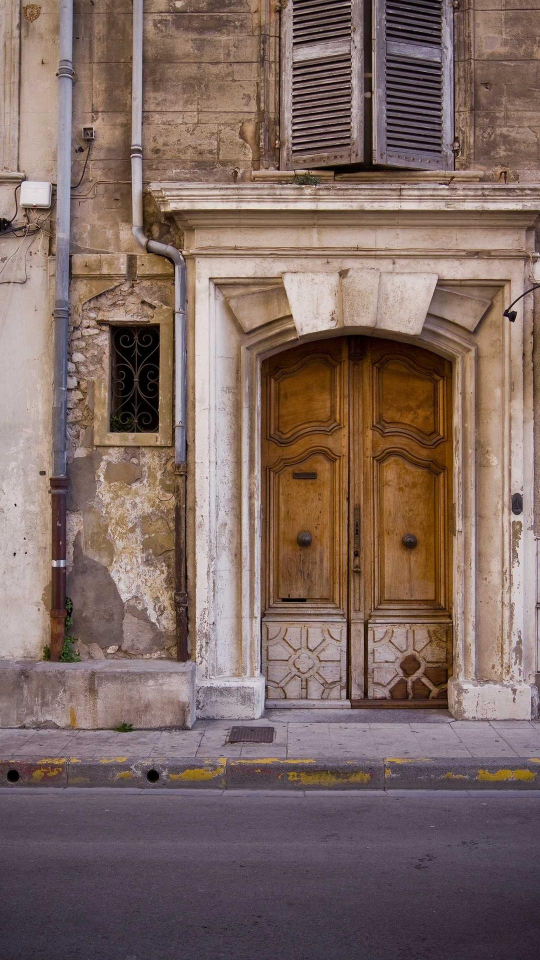
#> input picture assets/cache/picsum_558.jpg, 1080 x 1920 px (shown at 1/2 size)
$ python -i thumbnail.py   (imports and definitions only)   (older library calls are emulated)
#> lines starting #> are read from the running program, lines starting #| are printed output that depends on the picture
### config.py
"""
config.py - Sovereign AI Pipeline Configuration
=================================================
Central configuration for the entire pipeline.
Loads secrets from .env and defines all path constants.
"""

import os
from pathlib import Path
from dotenv import load_dotenv


# ── Load Environment Variables ───────────────────
load_dotenv()

# ── API Keys ─────────────────────────────────────
GOOGLE_API_KEY = os.getenv("GOOGLE_API_KEY", "")
OPENAI_API_KEY = os.getenv("OPENAI_API_KEY", "")
OPENAI_BASE_URL = os.getenv("OPENAI_BASE_URL", "https://api.openai.com/v1")  # LM Studio: http://localhost:1234/v1
LLM_MODEL = os.getenv("LLM_MODEL", "gemini-1.5-flash")  # or "gpt-4o-mini", local model name, etc.
LLM_PROVIDER = os.getenv("LLM_PROVIDER", "gemini")  # "gemini" | "openai"

# Social Media Distribution
AYRSHARE_API_KEY = os.getenv("AYRSHARE_API_KEY", "")
PEXELS_API_KEY = os.getenv("PEXELS_API_KEY", "")
PIXABAY_API_KEY = os.getenv("PIXABAY_API_KEY", "")

# ── Paths ────────────────────────────────────────
BASE_DIR = Path(__file__).resolve().parent
SRC_DIR = BASE_DIR / "src"

# Data paths
DATA_DIR = BASE_DIR / "data"
RAW_DIR = DATA_DIR / "raw"
PROCESSED_DIR = DATA_DIR / "processed"
TEMP_DIR = DATA_DIR / "temp"

# Asset paths
ASSETS_DIR = BASE_DIR / "assets"
FONTS_DIR = ASSETS_DIR / "fonts"
MUSIC_DIR = ASSETS_DIR / "music"
BROLL_DIR = ASSETS_DIR / "broll"
BROLL_INDEX_DIR = ASSETS_DIR / "broll_index"
LUT_DIR = ASSETS_DIR / "luts"

# Pipeline files
QUEUE_FILE = BASE_DIR / "queue.txt"
HISTORY_FILE = BASE_DIR / "history.txt"
ERRORS_LOG = BASE_DIR / "errors.log"
OUTPUT_DIR = PROCESSED_DIR  # Final shorts land here
COOKIES_FILE = BASE_DIR / "cookies.txt"

# ── Ensure directories exist ────────────────────
for d in [RAW_DIR, PROCESSED_DIR, TEMP_DIR, FONTS_DIR, MUSIC_DIR, BROLL_DIR, BROLL_INDEX_DIR, LUT_DIR]:
    d.mkdir(parents=True, exist_ok=True)
#> further down, picture is the input picture: shape (1920, 1080, 3); mean B, G, R 98.6, 105.1, 126.8

# ── Gold Tier (Local Cinema) ─────────────────────
USE_LOCAL_GENERATION = False    # Set to False to use Cloud (DALL-E/OpenAI) for stability check
GPU_VRAM_LIMIT = 12            # GB
SFX_DIR = ASSETS_DIR / "sfx"
(SFX_DIR / "transitions").mkdir(parents=True, exist_ok=True)
VOICE_MODEL_DIR = ASSETS_DIR / "models" / "rvc"

# ── Whisper Configuration ────────────────────────
WHISPER_MODEL = "large-v2"
WHISPER_DEVICE = "cuda"
WHISPER_COMPUTE_TYPE = "float16"

# ── LLM / Brain Configuration ───────────────────
GEMINI_MAX_OUTPUT_TOKENS = 4096
GEMINI_TEMPERATURE = 0.4

# ── Video Constants ──────────────────────────────
TARGET_WIDTH = 1080
TARGET_HEIGHT = 1920
TARGET_FPS = 30
EXPORT_BITRATE = "25M"        # VBR target for social (20-30M preserves quality)
OUTPUT_BITRATE = EXPORT_BITRATE  # Alias for backward compatibility

# ── Audio Constants ──────────────────────────────
TARGET_LUFS = -24.0            # Per spec: -24 LUFS for voiceover (sidechain reference)
SILENCE_THRESHOLD_DB = -40
SILENCE_MIN_DURATION_MS = 500

# Sidechain Compression (Auto-ducking) — Professional Parameters
SIDECHAIN_THRESHOLD = 0.015
SIDECHAIN_RATIO = 3
SIDECHAIN_ATTACK = 1          # ms — instant drop when speech detected
SIDECHAIN_RELEASE = 500        # ms — smooth fade-back during pauses
MUSIC_VOLUME_DB = -14          # Was -20 — audible background music creates energy and covers dead air

# ── Director Constants ───────────────────────────
FACE_SAMPLE_RATE = 4           # Lower = smoother tracking (was 10)
KALMAN_PROCESS_NOISE = 0.1     # Higher = faster response (was 0.03)

# ── Caption Styling (Hormozi Aesthetic) ──────────
CAPTION_FONT = "Montserrat-Bold"
CAPTION_FONT_SIZE = 78                   # Was 70 — bigger for thumb-scrolling on mobile
CAPTION_PRIMARY_COLOR = "&H00FFFFFF"     # White base (BGR in ASS)
CAPTION_HIGHLIGHT_COLOR = "&H00FFFF00"   # Neon cyan (SIGNATURE BRAND COLOR - BGR format)
CAPTION_OUTLINE_COLOR = "&H00000000"     # Black outline
CAPTION_OUTLINE_WIDTH = 5                # Thicker outline for readability
CAPTION_SHADOW_DEPTH = 3
CAPTION_MARGIN_BOTTOM = 700              # Was 600 — push higher into visual center, above TikTok UI
CAPTION_MAX_CHARS = 20                   # Was 15 — less cramped, more readable
CAPTION_UPPERCASE = True

# ── Signature Brand Identity ─────────────────────
BRAND_COLOR_CYAN = "&H00FFFF00"          # Neon cyan (BGR) - Primary brand color
BRAND_COLOR_PURPLE = "&H00FF00FF"        # Electric purple (BGR) - Secondary brand
ENABLE_BRAND_WATERMARK = False           # Platforms suppress watermarked/branded automation content

# ── B-Roll (CLIP/FAISS) ─────────────────────────
CLIP_MODEL_NAME = "ViT-B/32"
BROLL_SAMPLE_FRAMES = 5      # Frames to extract per b-roll clip
BROLL_OVERLAY_DURATION = 3.0  # Seconds of b-roll to inject
BROLL_MIN_SIMILARITY = 0.30  # Raised from 0.25 — prevents visually irrelevant b-roll

# ── Pipeline Settings ────────────────────────────
POLL_INTERVAL_SECONDS = 30
MAX_CLIPS_PER_VIDEO = 3  # Force "top 3" selection (quality over quantity)
CLIP_MIN_DURATION = 15    # Was 30 — TikTok discovery favors shorter clips with high completion
CLIP_MAX_DURATION = 45    # Was 59.5 — higher completion rate drives algorithm ranking
CAPTION_REVIEW_PAUSE = False   # Pause for human caption review before rendering
CRITIC_ENABLED = False         # Enable Multimodal Critic (Gemini Vision) for QA

# ── Safe Zones (TikTok/Reels UI) ─────────────────
# Percent of screen dimension to exclude
SAFE_ZONE_TOP = 0.15           # 15% top (Search, Live status)
SAFE_ZONE_BOTTOM = 0.35        # 35% bottom (Caption, handle, audio, CTA)
SAFE_ZONE_RIGHT = 0.15         # 15% right (Like, comment, share buttons)
SAFE_ZONE_LEFT = 0.02          # 2% left (minimal margin)

# ── NVENC Encoding ───────────────────────────────
USE_NVENC = False          # Was True — most machines don't have NVENC, fallback chain adds latency
NVENC_PRESET = "slow"
USE_HWACCEL_CUDA = False   # Was True — requires NVIDIA GPU

# ── Color Grading (LUTs) ────────────────────────
LUT_FILE = ""                  # Place .cube file in assets/luts/, set name here
                               # e.g. "cinematic_warm.cube"

# ── B-Roll Policy ──────────────────────────────
ALLOW_BROLL_FALLBACK = True    # Allow Pexels fallback when no CLIP match exists
PEXELS_CLIP_VERIFY = True      # CLIP-verify Pexels thumbnails (slower but prevents bad matches)

# ── Visual Style → LUT Mapping ─────────────────
VISUAL_STYLE_LUT_MAP = {
    "dark": "teal_orange.cube",
    "moody": "teal_orange.cube",
    "cinematic": "cinematic.cube",
    "bright": "standard_rec709.cube",
    "vlog": "standard_rec709.cube",
    "energetic": "vibrant.cube",
    "luxury": "cinematic.cube",
    "minimal": "standard_rec709.cube",
}

# ── Caption Emphasis Colors (ASS BGR format) ────
EMPHASIS_COLOR_KEY_NOUN = "&H0000FF00"       # Green
EMPHASIS_COLOR_KEY_ADJECTIVE = "&H0000FFFF"  # Yellow
EMPHASIS_COLOR_NEGATIVE = "&H000000FF"       # Red

# ── Audio Final Mix ────────────────────────────
SOCIAL_LUFS = -14              # Final output loudness (TikTok/Reels/Shorts standard)

# ── Dynamic Zoom ────────────────────────────────
DYNAMIC_ZOOM_INTENSITY = 1.08  # Was 1.05 — visible subtle motion on mobile

# ── Thumbnail Extraction ────────────────────────
THUMBNAIL_FRAME_COUNT = 20     # Candidate frames to score for best thumbnail

# ── AutoShorts Omni Configuration ────────────────
DEFAULT_MODE = "HYBRID" # HYBRID, VISUAL, GAMEPLAY
DEFAULT_VOICE = "en-US-ChristopherNeural"
VOICE_MATRIX = {
    "STORY": "en-US-ChristopherNeural",
    "NEWS": "en-US-GuyNeural",
    "FACTS": "en-US-EricNeural",
    "HORROR": "en-US-ChristopherNeural", # Deep voice
    "REDDIT": "en-US-SteffanNeural"  # High-energy, dynamic cadence for Reddit stories
}
SAFETY_FILTERS = ["hate speech", "explicit", "self-harm", "violence"]

# Gameplay Source Channels (Fallback if local library empty)
GAMEPLAY_CHANNELS = ["@NoCopyrightGameplay", "@RelaxingGameplay"]
GAMEPLAY_DIR = ASSETS_DIR / "persistent" / "gameplay"
GAMEPLAY_DIR.mkdir(parents=True, exist_ok=True)

# Resource Governor
FFMPEG_THREADS = 2 # Prevent system freeze during parallel gen

### src/modules/thumbnail.py
"""
thumbnail.py - AI Thumbnail Selection
========================================
Scans rendered video frames, scores them on visual aesthetics
using edge density, brightness, contrast, and face presence,
then extracts the most attractive frame as a thumbnail.

Uses OpenCV image quality heuristics (no external CNN required)
to score frames — this runs on CPU in seconds.
"""

import os
import subprocess
from pathlib import Path

import cv2
import numpy as np

import sys
sys.path.insert(0, str(Path(__file__).resolve().parent.parent.parent))
from config import THUMBNAIL_FRAME_COUNT, PROCESSED_DIR
from src.utils.logger import log


# [70 lines left out: function extract_best_thumbnail, not called in this run]


def _score_frame(frame: np.ndarray, face_cascade=None) -> float:
    """
    Score a single frame on visual aesthetics.

    Returns a composite score (0-100+).
    """
    gray = cv2.cvtColor(frame, cv2.COLOR_BGR2GRAY)
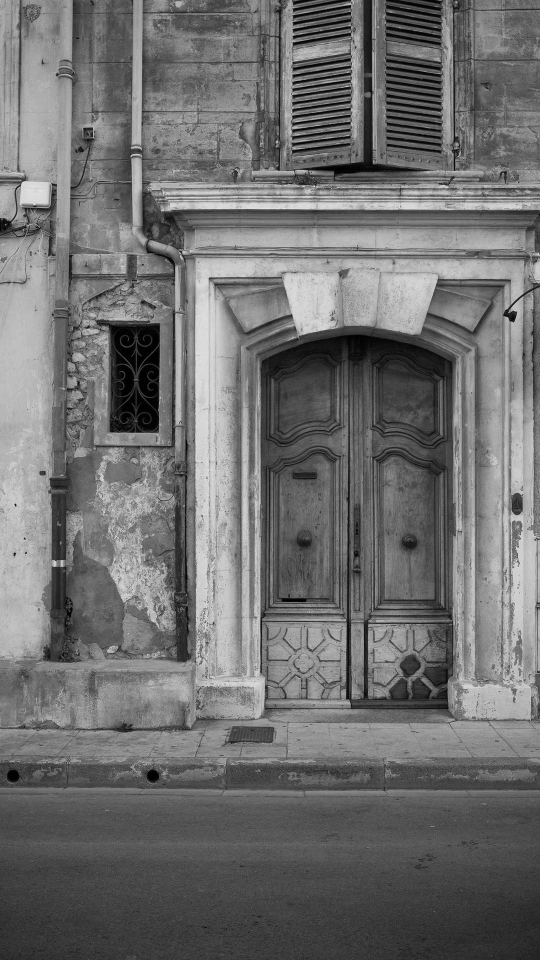
#> gray: shape (1920, 1080) (shown at 1/2 size); min 0, max 251, mean 110.8
    h, w = gray.shape
#> h = 1920; w = 1080

    # 1. Sharpness (Laplacian variance) — higher = sharper
    laplacian = cv2.Laplacian(gray, cv2.CV_64F)
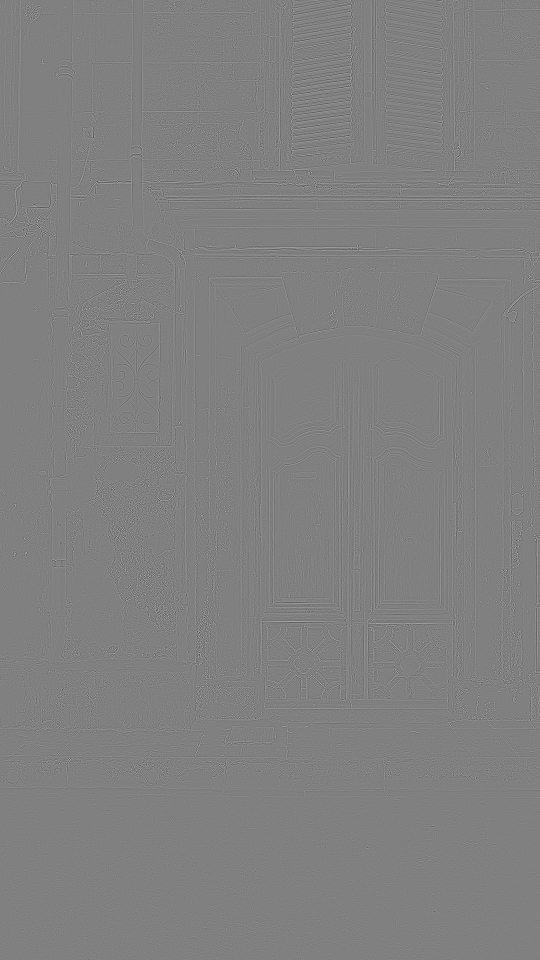
#> laplacian: shape (1920, 1080) float64 (shown at 1/2 size); min -366, max 361, mean 0; drawn with min black and max white
    sharpness = min(laplacian.var() / 500.0, 1.0)  # Normalize
#> sharpness = 1

    # 2. Brightness (mean luminance, penalty for extremes)
    brightness = gray.mean() / 255.0
#> brightness = 0.435
    brightness_score = 1.0 - abs(brightness - 0.45) * 2  # Peak at ~115
#> brightness_score = 0.969

    # 3. Contrast (std of luminance)
    contrast = min(gray.std() / 80.0, 1.0)
#> contrast = 0.589

    # 4. Color vibrancy (mean saturation in HSV)
    hsv = cv2.cvtColor(frame, cv2.COLOR_BGR2HSV)
#> hsv: shape (1920, 1080, 3); mean H, S, V 61.6, 75.8, 127.8
    saturation = min(hsv[:, :, 1].mean() / 128.0, 1.0)
#> saturation = 0.593

    # 5. Face presence bonus
    face_score = 0.0
    if face_cascade is not None:
        faces = face_cascade.detectMultiScale(
            gray, scaleFactor=1.3, minNeighbors=3, minSize=(w // 10, h // 10)
        )
        if len(faces) > 0:
            # Bonus for faces, extra if face is well-positioned
            face_score = 0.3
            for (fx, fy, fw, fh) in faces:
                face_cx = (fx + fw / 2) / w
                face_cy = (fy + fh / 2) / h
                # Rule of thirds bonus (near 1/3 or 2/3 positions)
                thirds_x = min(abs(face_cx - 0.33), abs(face_cx - 0.67), abs(face_cx - 0.5))
                thirds_y = min(abs(face_cy - 0.33), abs(face_cy - 0.67))
                if thirds_x < 0.15 and thirds_y < 0.15:
                    face_score += 0.15  # Well-composed face

    # Weighted composite
    score = (
        sharpness * 25 +
        brightness_score * 20 +
        contrast * 20 +
        saturation * 15 +
        face_score * 100 +
        # Anti-black-frame: heavily penalize very dark frames
        (0 if brightness < 0.05 else 10)
    )
#> score = 75.06

    return score

>>> import cv2
>>> picture = cv2.imread('../../assets/cache/picsum_558.jpg')
>>> result = _score_frame(picture)
#> result = 75.06

$ run again, on assets/cache/picsum_669.jpg
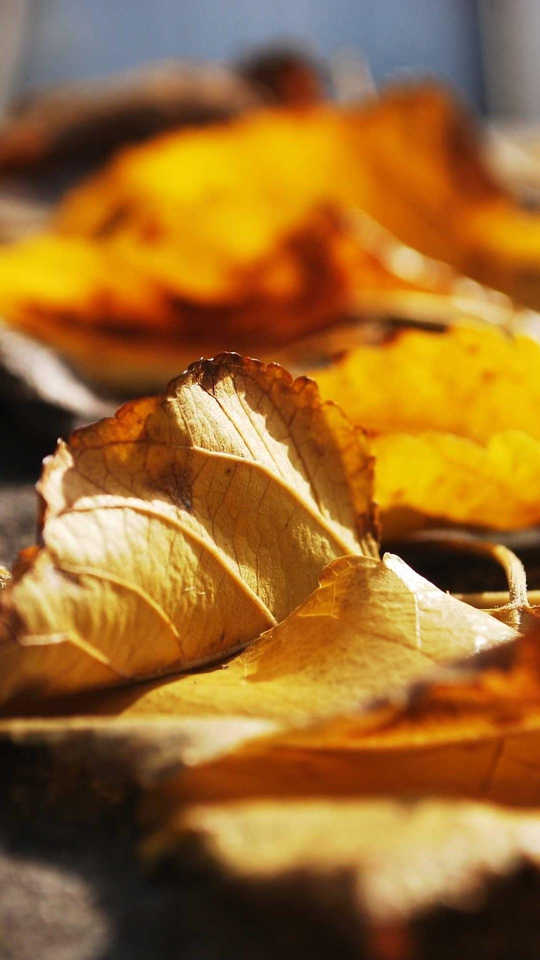
#> input picture assets/cache/picsum_669.jpg, 1080 x 1920 px (shown at 1/2 size)
#> picture is the input picture: shape (1920, 1080, 3); mean B, G, R 45.4, 106, 154.8
#> in _score_frame, `gray = cv2.cvtColor(frame, cv2.COLOR_BGR2GRAY)`:
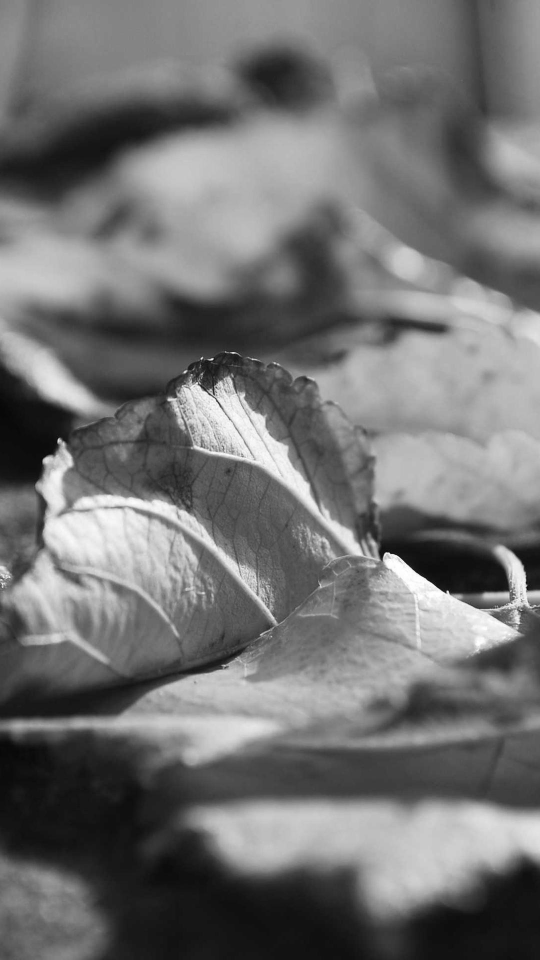
#> gray: shape (1920, 1080) (shown at 1/2 size); min 2, max 255, mean 113.6
#> sharpness = 0.0587
#> brightness = 0.446
#> brightness_score = 0.991
#> contrast = 0.719
#> hsv: shape (1920, 1080, 3); mean H, S, V 22.5, 176.4, 156.7
#> saturation = 1
#> score = 60.68
